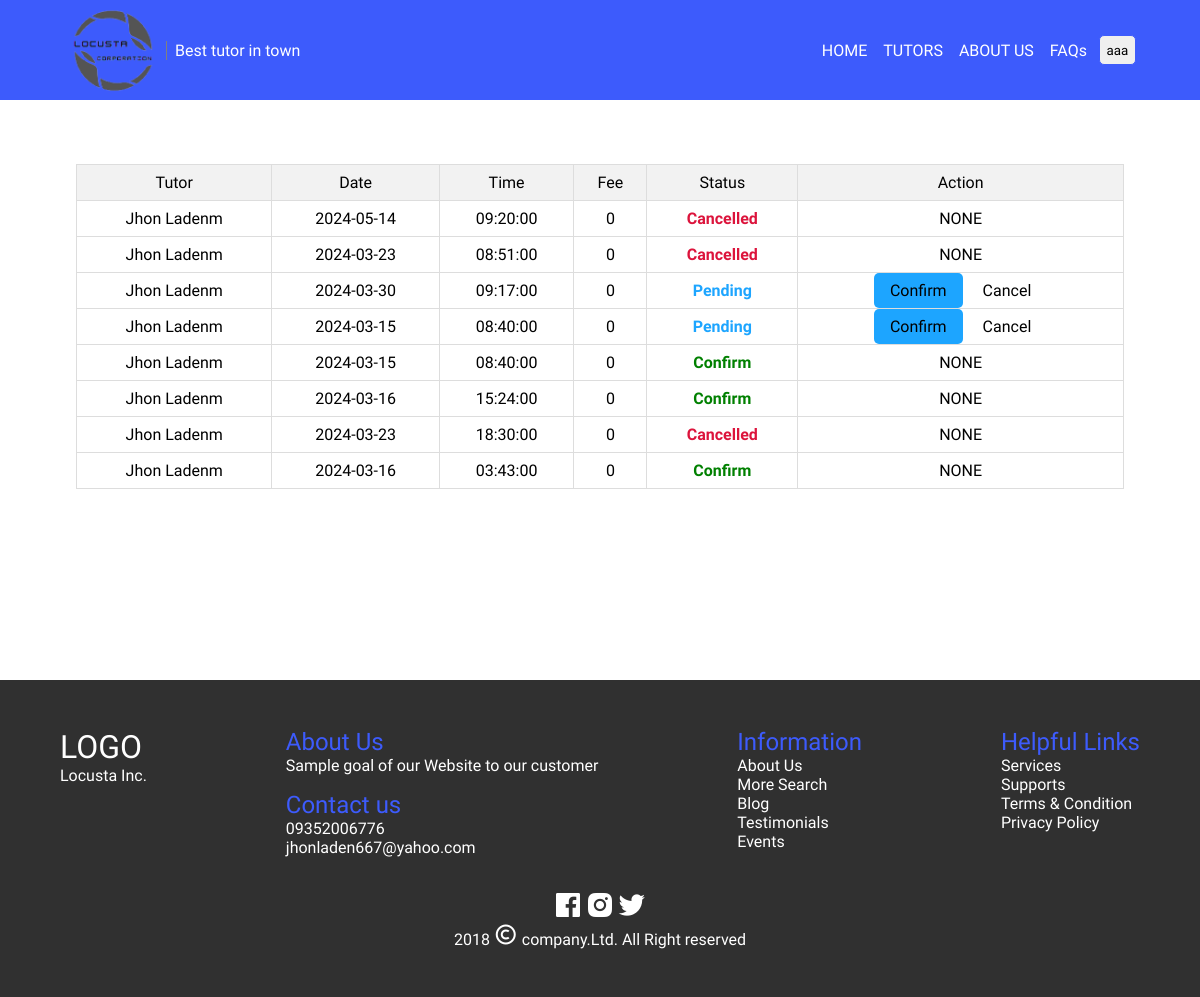
The app's page /tutor/tutor-schedule.php (signed in) with its own data.
### tables this page shows
CREATE TABLE `schedule` (
  `schedule_id` int(11) NOT NULL,
  `tutor_id` int(11) NOT NULL,
  `learner_id` int(11) NOT NULL,
  `date` date NOT NULL,
  `time` time NOT NULL,
  `fee` int(11) NOT NULL,
  `status` varchar(255) NOT NULL,
  `date_created` varchar(255) NOT NULL DEFAULT current_timestamp(),
  `date_updated` varchar(255) NOT NULL DEFAULT current_timestamp()
);

CREATE TABLE `tutor` (
  `id` int(11) NOT NULL,
  `username` varchar(255) NOT NULL,
  `password` varchar(255) NOT NULL,
  `firstname` varchar(255) NOT NULL,
  `middlename` varchar(255) NOT NULL,
  `lastname` varchar(255) NOT NULL,
  `phone` int(20) NOT NULL,
  `address` varchar(255) NOT NULL,
  `age` int(2) NOT NULL,
  `type` varchar(255) NOT NULL DEFAULT 'tutor'
);

### classes/schedule.class.php (called while the page is built, shortened)
<?php
require_once 'database.php';
class Schedule{
    protected $db ;
    function __construct(){
        $this->db = new Database();
    }
    function show_with_tutor_id($id) {
        $sql = "SELECT schedule.*, tutor.firstname AS tutor_firstname, learner.firstname AS learner_firstname
                FROM schedule
                INNER JOIN tutor ON schedule.tutor_id = tutor.id
                INNER JOIN learner ON schedule.learner_id = learner.id
                WHERE schedule.tutor_id = :id
                ORDER BY schedule.date_created DESC";
        $query = $this->db->connect()->prepare($sql);
        $query->bindParam(':id', $id, PDO::PARAM_INT);
        $data = array();
        if ($query->execute()) {
            $data = $query->fetchAll(PDO::FETCH_ASSOC);
        }
        return $data;
    }
}
?>

### classes/database.php (called while the page is built)
<?php
    class Database{
        public $host = 'locahost';
        public $username = 'root';
        public $password = '';
        public $database = 'tutor_appointment';
        protected $connection ;
        function connect(){
            try {
                $this->connection = new PDO("mysql: host= $this->host;dbname=$this->database",$this->username, $this->password);
            }catch(PDOException $e){
                echo 'connection error'. $e->getMessage();
            }
            return $this->connection;
        }
    }
?>

### tutor/tutor-schedule.php (the view, shortened to what this page needs)
<?php
    require_once "../includes/header.php";
    require_once "../classes/schedule.class.php";
?>
    <main>
        <div class="schedule-container container">
        <table>
    <thead>
        <tr>
            <th>Tutor</th>
            <th>Date</th>
            <th>Time</th>
            <th>Fee</th>
            <th>Status</th>
            <th>Action</th>
        </tr>
    </thead>
    <tbody>
    <?php
    require_once '../classes/schedule.class.php';
    $schedule = new Schedule();
    $accounts = $schedule->show_with_tutor_id($_SESSION['logged-in']['id']);
    if(empty($accounts)){
    ?>
         <tr class = "empty-record">
            <td colspan="6" >RECORD IS EMPTY</td>
        </tr>
    <?php
    }else{
        foreach ($accounts as $keys => $value) {
    ?>
            <tr>
                <td><?php echo $value['tutor_firstname']?></td>
                <td><?php echo $value['date']?></td>
                <td><?php echo $value['time']?></td></td>
                <td><?php echo $value['fee']?></td></td>
                <td <?php if ($value['status'] == 'Pending'): ?>
                    class="pending"
                <?php elseif ($value['status'] == 'Confirm'): ?>
                    class="confirm"
                <?php else: ?>
                    class="cancelled"
                <?php endif; ?>><?php echo $value['status']?></td>
                <td class="action">
                    <?php
                        if($value['status'] == 'Pending'){
                    ?>
                            <a class = "confirm" href="tutor-schedule.php?confirm_id=<?php echo $value['schedule_id']?>">Confirm</a>
                            <a class = "cancel" href="tutor-schedule.php?cancelled_id=<?php echo $value['schedule_id']?>">Cancel</a>
                    <?php
                        }else{
                        ?>
                            <p>NONE</p>
                        <?php
                        }
                    ?>
                </td>
            </tr>
    <?php
        }
    }
     ?>
    </tbody>
</table>
        </div>
    </main>
<?php
    require_once "../includes/footer.php";
?>

### css/reusable.css (style rules this page uses)
:root { --h-text: #3D5BFC; --dark-2: #1a1f27; --text-color: #a5a9ac; --secondary-color: #c48af9; --blue-berry: #2d3b41; --sea: #1da5ff; --font-color: #62646a; --gold: #ffbe5b; --trans-05: all 0.5s ease; --trans-04: all 0.4s ease; --trans-03: all 0.3s ease; --trans-02: all 0.2s ease; --trans-01: all 0.1s ease; }
* { margin: 0; padding: 0; font-weight: 400; box-sizing: border-box; font-family: 'Assistant' ; }
a { text-decoration: none; color: inherit; }
.container { width: 90%; max-width: 1290px; margin: 0 auto; }

### css/style.css (style rules this page uses)
main { position: relative; top: 100px; }

### css/learner-profile.css (style rules this page uses)
.record-container th, td { border: 1px solid #dddddd; text-align: center; padding: 8px; }

### css/tutor-schedule.css (style rules this page uses)
.schedule-container { height: 100%; min-height: 500px; max-height: 1000px; padding: 4em 1em; margin-bottom: 5em; }
.schedule-container table { width: 100%; border-collapse: collapse; }
.schedule-container th, td { border: 1px solid #dddddd; text-align: center; padding: 8px; }
td.pending, td.cancelled, td.confirm { color: #fff; font-weight: bolder; }
.schedule-container td.confirm { color: green; }
.schedule-container td.pending { color: var(--sea); }
.schedule-container td.cancelled { color: crimson; }
.schedule-container th { background-color: #f2f2f2; }
.schedule-container tr td.action a { padding: 0.5em 1em; border-radius: 5px; }
.schedule-container td.action a.confirm { background-color: var(--sea);; }

### records on screen
schedule: tutor.firstname "Jhon Ladenm", date "2024-05-14", time "09:20:00", fee "0", status "Cancelled", shows "NONE"
schedule: tutor.firstname "Jhon Ladenm", date "2024-03-23", time "08:51:00", fee "0", status "Cancelled", shows "NONE"
schedule: tutor.firstname "Jhon Ladenm", date "2024-03-30", time "09:17:00", fee "0", status "Pending"
schedule: tutor.firstname "Jhon Ladenm", date "2024-03-15", time "08:40:00", fee "0", status "Pending"
schedule: tutor.firstname "Jhon Ladenm", date "2024-03-15", time "08:40:00", fee "0", status "Confirm", shows "NONE"
schedule: tutor.firstname "Jhon Ladenm", date "2024-03-16", time "15:24:00", fee "0", status "Confirm", shows "NONE"
schedule: tutor.firstname "Jhon Ladenm", date "2024-03-23", time "18:30:00", fee "0", status "Cancelled", shows "NONE"
schedule: tutor.firstname "Jhon Ladenm", date "2024-03-16", time "03:43:00", fee "0", status "Confirm", shows "NONE"

### other values on screen
$_SESSION['logged-in']['username'] "aaa"
